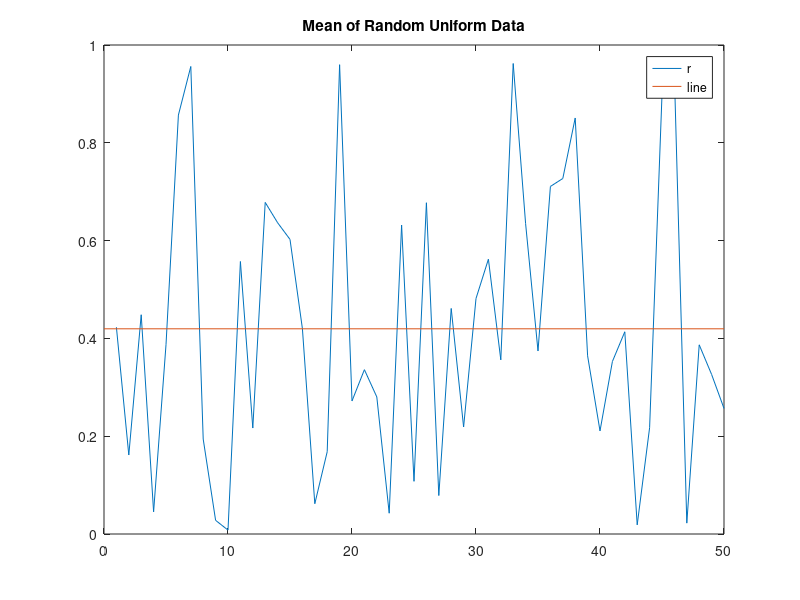

Write MATLAB code to recreate this figure.
% Generate random data from a uniform distribution
% and calculate the mean. Plot the data and mean.

n = 50; % 50 data points
r = rand(n, 1);
plot(r)

% Draw a line from (0, m) to (n, m)
m = mean(r);
hold on
plot([0 n], [m m]) % x = [0 n], y = [m m]
hold off
title('Mean of Random Uniform Data')
legend('r', 'line')